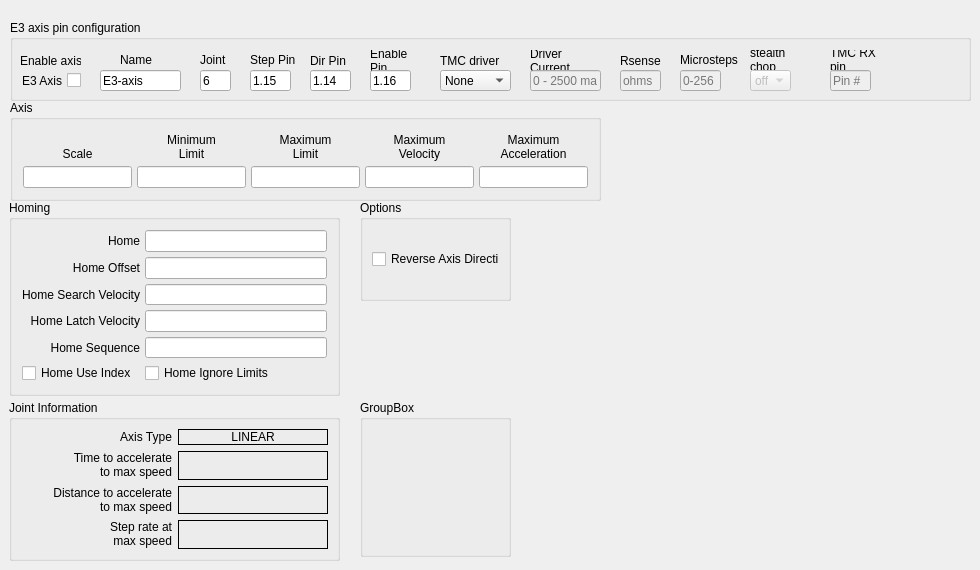
        <widget class="QWidget" name="tab_17">
         <attribute name="title">
          <string>E3 Axis</string>
         </attribute>
         <widget class="QGroupBox" name="jointAxisGroup_6">
          <property name="geometry">
           <rect>
            <x>10</x>
            <y>100</y>
            <width>591</width>
            <height>101</height>
           </rect>
          </property>
          <property name="sizePolicy">
           <sizepolicy hsizetype="Preferred" vsizetype="Preferred">
            <horstretch>0</horstretch>
            <verstretch>0</verstretch>
           </sizepolicy>
          </property>
          <property name="styleSheet">
           <string notr="true"/>
          </property>
          <property name="title">
           <string>Axis</string>
          </property>
          <layout class="QGridLayout" name="gridLayout_18">
           <property name="leftMargin">
            <number>10</number>
           </property>
           <property name="topMargin">
            <number>10</number>
           </property>
           <property name="rightMargin">
            <number>10</number>
           </property>
           <property name="bottomMargin">
            <number>10</number>
           </property>
           <property name="spacing">
            <number>5</number>
           </property>
           <item row="0" column="0">
            <widget class="QLabel" name="label_148">
             <property name="text">
              <string>Scale</string>
             </property>
             <property name="alignment">
              <set>Qt::AlignBottom|Qt::AlignHCenter</set>
             </property>
            </widget>
           </item>
           <item row="0" column="2">
            <widget class="QLabel" name="label_149">
             <property name="text">
              <string>Minimum
Limit</string>
             </property>
             <property name="alignment">
              <set>Qt::AlignBottom|Qt::AlignHCenter</set>
             </property>
             <property name="wordWrap">
              <bool>true</bool>
             </property>
            </widget>
           </item>
           <item row="0" column="3">
            <widget class="QLabel" name="label_150">
             <property name="text">
              <string>Maximum
Limit</string>
             </property>
             <property name="textFormat">
              <enum>Qt::AutoText</enum>
             </property>
             <property name="alignment">
              <set>Qt::AlignBottom|Qt::AlignHCenter</set>
             </property>
             <property name="wordWrap">
              <bool>true</bool>
             </property>
            </widget>
           </item>
           <item row="1" column="2">
            <widget class="QLineEdit" name="minLimit_7">
             <property name="alignment">
              <set>Qt::AlignRight|Qt::AlignTrailing|Qt::AlignVCenter</set>
             </property>
            </widget>
           </item>
           <item row="1" column="3">
            <widget class="QLineEdit" name="maxLimit_7">
             <property name="alignment">
              <set>Qt::AlignRight|Qt::AlignTrailing|Qt::AlignVCenter</set>
             </property>
            </widget>
           </item>
           <item row="0" column="4">
            <widget class="QLabel" name="label_151">
             <property name="text">
              <string>Maximum
Velocity</string>
             </property>
             <property name="alignment">
              <set>Qt::AlignBottom|Qt::AlignHCenter</set>
             </property>
             <property name="wordWrap">
              <bool>true</bool>
             </property>
            </widget>
           </item>
           <item row="1" column="4">
            <widget class="QLineEdit" name="maxVelocity_7">
             <property name="alignment">
              <set>Qt::AlignRight|Qt::AlignTrailing|Qt::AlignVCenter</set>
             </property>
            </widget>
           </item>
           <item row="0" column="5">
            <widget class="QLabel" name="label_152">
             <property name="text">
              <string>Maximum
Acceleration</string>
             </property>
             <property name="alignment">
              <set>Qt::AlignBottom|Qt::AlignHCenter</set>
             </property>
             <property name="wordWrap">
              <bool>true</bool>
             </property>
            </widget>
           </item>
           <item row="1" column="0">
            <widget class="QLineEdit" name="scale_7"/>
           </item>
           <item row="1" column="5">
            <widget class="QLineEdit" name="maxAccel_7">
             <property name="alignment">
              <set>Qt::AlignRight|Qt::AlignTrailing|Qt::AlignVCenter</set>
             </property>
            </widget>
           </item>
          </layout>
         </widget>
         <widget class="QGroupBox" name="groupBox_9">
          <property name="geometry">
           <rect>
            <x>9</x>
            <y>200</y>
            <width>331</width>
            <height>196</height>
           </rect>
          </property>
          <property name="styleSheet">
           <string notr="true"/>
          </property>
          <property name="title">
           <string>Homing</string>
          </property>
          <layout class="QGridLayout" name="gridLayout_17">
           <property name="leftMargin">
            <number>10</number>
           </property>
           <property name="topMargin">
            <number>10</number>
           </property>
           <property name="rightMargin">
            <number>10</number>
           </property>
           <property name="bottomMargin">
            <number>10</number>
           </property>
           <property name="spacing">
            <number>5</number>
           </property>
           <item row="0" column="0">
            <widget class="QLabel" name="label_153">
             <property name="text">
              <string>Home</string>
             </property>
             <property name="alignment">
              <set>Qt::AlignRight|Qt::AlignTrailing|Qt::AlignVCenter</set>
             </property>
            </widget>
           </item>
           <item row="0" column="1">
            <widget class="QLineEdit" name="home_7">
             <property name="toolTip">
              <string>&lt;html&gt;&lt;head/&gt;&lt;body&gt;&lt;p&gt;Home is usually set to 0&lt;/p&gt;&lt;/body&gt;&lt;/html&gt;</string>
             </property>
             <property name="alignment">
              <set>Qt::AlignRight|Qt::AlignTrailing|Qt::AlignVCenter</set>
             </property>
            </widget>
           </item>
           <item row="1" column="0">
            <widget class="QLabel" name="label_154">
             <property name="text">
              <string>Home Offset</string>
             </property>
             <property name="alignment">
              <set>Qt::AlignRight|Qt::AlignTrailing|Qt::AlignVCenter</set>
             </property>
            </widget>
           </item>
           <item row="1" column="1">
            <widget class="QLineEdit" name="homeOffset_7">
             <property name="toolTip">
              <string>&lt;html&gt;&lt;head/&gt;&lt;body&gt;&lt;p&gt;Home Offset can be used to back off of the home switch&lt;/p&gt;&lt;/body&gt;&lt;/html&gt;</string>
             </property>
             <property name="alignment">
              <set>Qt::AlignRight|Qt::AlignTrailing|Qt::AlignVCenter</set>
             </property>
            </widget>
           </item>
           <item row="2" column="0">
            <widget class="QLabel" name="label_155">
             <property name="text">
              <string>Home Search Velocity</string>
             </property>
             <property name="alignment">
              <set>Qt::AlignRight|Qt::AlignTrailing|Qt::AlignVCenter</set>
             </property>
            </widget>
           </item>
           <item row="2" column="1">
            <widget class="QLineEdit" name="homeSearchVel_7">
             <property name="toolTip">
              <string>&lt;html&gt;&lt;head/&gt;&lt;body&gt;&lt;p&gt;Search Velocity is in units per second&lt;/p&gt;&lt;/body&gt;&lt;/html&gt;</string>
             </property>
             <property name="alignment">
              <set>Qt::AlignRight|Qt::AlignTrailing|Qt::AlignVCenter</set>
             </property>
            </widget>
           </item>
           <item row="3" column="0">
            <widget class="QLabel" name="label_156">
             <property name="text">
              <string>Home Latch Velocity</string>
             </property>
             <property name="alignment">
              <set>Qt::AlignRight|Qt::AlignTrailing|Qt::AlignVCenter</set>
             </property>
            </widget>
           </item>
           <item row="3" column="1">
            <widget class="QLineEdit" name="homeLatchVel_7">
             <property name="toolTip">
              <string>&lt;html&gt;&lt;head/&gt;&lt;body&gt;&lt;p&gt;Latch Velocity is in user units per second&lt;br/&gt;usually set slower than Search Velocity&lt;/p&gt;&lt;/body&gt;&lt;/html&gt;</string>
             </property>
             <property name="alignment">
              <set>Qt::AlignRight|Qt::AlignTrailing|Qt::AlignVCenter</set>
             </property>
            </widget>
           </item>
           <item row="5" column="0">
            <widget class="QCheckBox" name="homeUseIndex_7">
             <property name="text">
              <string>Home Use Index</string>
             </property>
            </widget>
           </item>
           <item row="5" column="1">
            <widget class="QCheckBox" name="homeIgnoreLimits_7">
             <property name="text">
              <string>Home Ignore Limits</string>
             </property>
            </widget>
           </item>
           <item row="4" column="0">
            <widget class="QLabel" name="label_157">
             <property name="text">
              <string>Home Sequence</string>
             </property>
             <property name="alignment">
              <set>Qt::AlignRight|Qt::AlignTrailing|Qt::AlignVCenter</set>
             </property>
            </widget>
           </item>
           <item row="4" column="1">
            <widget class="QLineEdit" name="homeSequence_7">
             <property name="toolTip">
              <string>&lt;html&gt;&lt;head/&gt;&lt;body&gt;&lt;p&gt;Home sequences start at 0 and do not skip a number.&lt;/p&gt;&lt;p&gt;Multiple joint axis use a negative number.&lt;/p&gt;&lt;p&gt;Leave blank to home the joint manually.&lt;/p&gt;&lt;/body&gt;&lt;/html&gt;</string>
             </property>
            </widget>
           </item>
          </layout>
         </widget>
         <widget class="QGroupBox" name="gridGroupBox_10">
          <property name="geometry">
           <rect>
            <x>9</x>
            <y>400</y>
            <width>331</width>
            <height>161</height>
           </rect>
          </property>
          <property name="styleSheet">
           <string notr="true"/>
          </property>
          <property name="title">
           <string>Joint Information</string>
          </property>
          <layout class="QGridLayout" name="gridLayout_40">
           <item row="1" column="1">
            <widget class="QLabel" name="timeJoint_6">
             <property name="frameShape">
              <enum>QFrame::Box</enum>
             </property>
             <property name="text">
              <string>&lt;html&gt;&lt;head/&gt;&lt;body&gt;&lt;p align=&quot;center&quot;&gt;&lt;br/&gt;&lt;/p&gt;&lt;/body&gt;&lt;/html&gt;</string>
             </property>
            </widget>
           </item>
           <item row="1" column="0">
            <widget class="QLabel" name="label_199">
             <property name="text">
              <string>&lt;html&gt;&lt;head/&gt;&lt;body&gt;&lt;p align=&quot;right&quot;&gt;Time to accelerate&lt;br/&gt;to max speed&lt;/p&gt;&lt;/body&gt;&lt;/html&gt;</string>
             </property>
            </widget>
           </item>
           <item row="2" column="0">
            <widget class="QLabel" name="label_200">
             <property name="text">
              <string>&lt;html&gt;&lt;head/&gt;&lt;body&gt;&lt;p align=&quot;right&quot;&gt;Distance to accelerate&lt;br/&gt;to max speed&lt;/p&gt;&lt;/body&gt;&lt;/html&gt;</string>
             </property>
            </widget>
           </item>
           <item row="2" column="1">
            <widget class="QLabel" name="distanceJoint_6">
             <property name="frameShape">
              <enum>QFrame::Box</enum>
             </property>
             <property name="text">
              <string>&lt;html&gt;&lt;head/&gt;&lt;body&gt;&lt;p align=&quot;center&quot;&gt;&lt;br/&gt;&lt;/p&gt;&lt;/body&gt;&lt;/html&gt;</string>
             </property>
            </widget>
           </item>
           <item row="3" column="0">
            <widget class="QLabel" name="label_201">
             <property name="text">
              <string>&lt;html&gt;&lt;head/&gt;&lt;body&gt;&lt;p align=&quot;right&quot;&gt;Step rate at&lt;br/&gt;max speed&lt;/p&gt;&lt;/body&gt;&lt;/html&gt;</string>
             </property>
            </widget>
           </item>
           <item row="3" column="1">
            <widget class="QLabel" name="stepRateJoint_6">
             <property name="frameShape">
              <enum>QFrame::Box</enum>
             </property>
             <property name="text">
              <string>&lt;html&gt;&lt;head/&gt;&lt;body&gt;&lt;p align=&quot;center&quot;&gt;&lt;br/&gt;&lt;/p&gt;&lt;/body&gt;&lt;/html&gt;</string>
             </property>
            </widget>
           </item>
           <item row="0" column="0">
            <widget class="QLabel" name="label_158">
             <property name="text">
              <string>Axis Type</string>
             </property>
             <property name="alignment">
              <set>Qt::AlignRight|Qt::AlignTrailing|Qt::AlignVCenter</set>
             </property>
            </widget>
           </item>
           <item row="0" column="1">
            <widget class="QLabel" name="axisType_7">
             <property name="frameShape">
              <enum>QFrame::Box</enum>
             </property>
             <property name="text">
              <string>LINEAR</string>
             </property>
             <property name="alignment">
              <set>Qt::AlignCenter</set>
             </property>
            </widget>
           </item>
          </layout>
         </widget>
         <widget class="QGroupBox" name="groupBox_29">
          <property name="geometry">
           <rect>
            <x>360</x>
            <y>400</y>
            <width>151</width>
            <height>157</height>
           </rect>
          </property>
          <property name="title">
           <string>GroupBox</string>
          </property>
         </widget>
         <widget class="QGroupBox" name="groupBox_30">
          <property name="geometry">
           <rect>
            <x>360</x>
            <y>200</y>
            <width>151</width>
            <height>101</height>
           </rect>
          </property>
          <property name="title">
           <string>Options</string>
          </property>
          <layout class="QGridLayout" name="gridLayout_59">
           <item row="0" column="0">
            <widget class="QCheckBox" name="reverse_7">
             <property name="text">
              <string>Reverse Axis Direction</string>
             </property>
            </widget>
           </item>
          </layout>
         </widget>
         <widget class="QGroupBox" name="groupBox_73">
          <property name="geometry">
           <rect>
            <x>10</x>
            <y>20</y>
            <width>961</width>
            <height>81</height>
           </rect>
          </property>
          <property name="title">
           <string>E3 axis pin configuration</string>
          </property>
          <widget class="QLabel" name="label_455">
           <property name="geometry">
            <rect>
             <x>820</x>
             <y>30</y>
             <width>61</width>
             <height>20</height>
            </rect>
           </property>
           <property name="text">
            <string>TMC RX pin</string>
           </property>
           <property name="wordWrap">
            <bool>true</bool>
           </property>
          </widget>
          <widget class="QLabel" name="label_456">
           <property name="geometry">
            <rect>
             <x>240</x>
             <y>30</y>
             <width>51</width>
             <height>20</height>
            </rect>
           </property>
           <property name="text">
            <string>Step Pin</string>
           </property>
           <property name="wordWrap">
            <bool>true</bool>
           </property>
          </widget>
          <widget class="QLabel" name="label_457">
           <property name="geometry">
            <rect>
             <x>670</x>
             <y>30</y>
             <width>61</width>
             <height>20</height>
            </rect>
           </property>
           <property name="text">
            <string>Microsteps</string>
           </property>
           <property name="wordWrap">
            <bool>true</bool>
           </property>
          </widget>
          <widget class="QLabel" name="label_458">
           <property name="geometry">
            <rect>
             <x>110</x>
             <y>30</y>
             <width>41</width>
             <height>20</height>
            </rect>
           </property>
           <property name="text">
            <string>Name</string>
           </property>
          </widget>
          <widget class="QLabel" name="label_459">
           <property name="geometry">
            <rect>
             <x>300</x>
             <y>30</y>
             <width>41</width>
             <height>21</height>
            </rect>
           </property>
           <property name="text">
            <string>Dir Pin</string>
           </property>
           <property name="wordWrap">
            <bool>true</bool>
           </property>
          </widget>
          <widget class="QLabel" name="label_460">
           <property name="geometry">
            <rect>
             <x>430</x>
             <y>30</y>
             <width>61</width>
             <height>21</height>
            </rect>
           </property>
           <property name="text">
            <string>TMC driver</string>
           </property>
           <property name="wordWrap">
            <bool>true</bool>
           </property>
          </widget>
          <widget class="QLabel" name="label_461">
           <property name="geometry">
            <rect>
             <x>520</x>
             <y>30</y>
             <width>71</width>
             <height>21</height>
            </rect>
           </property>
           <property name="text">
            <string>Driver Current</string>
           </property>
           <property name="wordWrap">
            <bool>true</bool>
           </property>
          </widget>
          <widget class="QLabel" name="label_462">
           <property name="geometry">
            <rect>
             <x>610</x>
             <y>30</y>
             <width>41</width>
             <height>21</height>
            </rect>
           </property>
           <property name="text">
            <string>Rsense</string>
           </property>
           <property name="wordWrap">
            <bool>true</bool>
           </property>
          </widget>
          <widget class="QLabel" name="label_463">
           <property name="geometry">
            <rect>
             <x>10</x>
             <y>30</y>
             <width>61</width>
             <height>21</height>
            </rect>
           </property>
           <property name="text">
            <string>Enable axis</string>
           </property>
          </widget>
          <widget class="QLabel" name="label_464">
           <property name="geometry">
            <rect>
             <x>360</x>
             <y>30</y>
             <width>51</width>
             <height>21</height>
            </rect>
           </property>
           <property name="text">
            <string>Enable Pin</string>
           </property>
           <property name="wordWrap">
            <bool>true</bool>
           </property>
          </widget>
          <widget class="QLabel" name="label_465">
           <property name="geometry">
            <rect>
             <x>740</x>
             <y>30</y>
             <width>61</width>
             <height>20</height>
            </rect>
           </property>
           <property name="text">
            <string>stealth chop</string>
           </property>
           <property name="wordWrap">
            <bool>true</bool>
           </property>
          </widget>
          <widget class="QLabel" name="label_466">
           <property name="geometry">
            <rect>
             <x>190</x>
             <y>30</y>
             <width>31</width>
             <height>20</height>
            </rect>
           </property>
           <property name="text">
            <string>Joint</string>
           </property>
          </widget>
          <widget class="QCheckBox" name="e3axis">
           <property name="geometry">
            <rect>
             <x>0</x>
             <y>50</y>
             <width>71</width>
             <height>21</height>
            </rect>
           </property>
           <property name="layoutDirection">
            <enum>Qt::RightToLeft</enum>
           </property>
           <property name="text">
            <string>E3 Axis</string>
           </property>
          </widget>
          <widget class="QLineEdit" name="e3axismicrostep">
           <property name="enabled">
            <bool>false</bool>
           </property>
           <property name="geometry">
            <rect>
             <x>670</x>
             <y>50</y>
             <width>41</width>
             <height>21</height>
            </rect>
           </property>
           <property name="text">
            <string/>
           </property>
           <property name="placeholderText">
            <string>0-256</string>
           </property>
          </widget>
          <widget class="QLineEdit" name="e3axisjoint">
           <property name="geometry">
            <rect>
             <x>190</x>
             <y>50</y>
             <width>31</width>
             <height>21</height>
            </rect>
           </property>
           <property name="text">
            <string>6</string>
           </property>
           <property name="placeholderText">
            <string>0-4</string>
           </property>
          </widget>
          <widget class="QLineEdit" name="e3axisenable">
           <property name="geometry">
            <rect>
             <x>360</x>
             <y>50</y>
             <width>41</width>
             <height>21</height>
            </rect>
           </property>
           <property name="text">
            <string>1.16</string>
           </property>
           <property name="placeholderText">
            <string>Pin#</string>
           </property>
          </widget>
          <widget class="QLineEdit" name="e3axistxt">
           <property name="geometry">
            <rect>
             <x>90</x>
             <y>50</y>
             <width>81</width>
             <height>21</height>
            </rect>
           </property>
           <property name="text">
            <string>E3-axis</string>
           </property>
           <property name="placeholderText">
            <string>comment</string>
           </property>
          </widget>
          <widget class="QLineEdit" name="e3axisstep">
           <property name="geometry">
            <rect>
             <x>240</x>
             <y>50</y>
             <width>41</width>
             <height>21</height>
            </rect>
           </property>
           <property name="text">
            <string>1.15</string>
           </property>
           <property name="placeholderText">
            <string>Pin#</string>
           </property>
          </widget>
          <widget class="QLineEdit" name="e3axiscursense">
           <property name="enabled">
            <bool>false</bool>
           </property>
           <property name="geometry">
            <rect>
             <x>610</x>
             <y>50</y>
             <width>41</width>
             <height>21</height>
            </rect>
           </property>
           <property name="text">
            <string/>
           </property>
           <property name="placeholderText">
            <string>ohms</string>
           </property>
          </widget>
          <widget class="QLineEdit" name="e3axiscur">
           <property name="enabled">
            <bool>false</bool>
           </property>
           <property name="geometry">
            <rect>
             <x>520</x>
             <y>50</y>
             <width>71</width>
             <height>21</height>
            </rect>
           </property>
           <property name="text">
            <string/>
           </property>
           <property name="placeholderText">
            <string>0 - 2500 ma</string>
           </property>
          </widget>
          <widget class="QComboBox" name="e3axisstealthcop">
           <property name="enabled">
            <bool>false</bool>
           </property>
           <property name="geometry">
            <rect>
             <x>740</x>
             <y>50</y>
             <width>41</width>
             <height>21</height>
            </rect>
           </property>
           <item>
            <property name="text">
             <string>off</string>
            </property>
           </item>
           <item>
            <property name="text">
             <string>on</string>
            </property>
           </item>
          </widget>
          <widget class="QLineEdit" name="e3axisrxpin">
           <property name="enabled">
            <bool>false</bool>
           </property>
           <property name="geometry">
            <rect>
             <x>820</x>
             <y>50</y>
             <width>41</width>
             <height>21</height>
            </rect>
           </property>
           <property name="text">
            <string/>
           </property>
           <property name="placeholderText">
            <string>Pin #</string>
           </property>
          </widget>
          <widget class="QLineEdit" name="e3axisdir">
           <property name="geometry">
            <rect>
             <x>300</x>
             <y>50</y>
             <width>41</width>
             <height>21</height>
            </rect>
           </property>
           <property name="text">
            <string>1.14</string>
           </property>
           <property name="placeholderText">
            <string>Pin#</string>
           </property>
          </widget>
          <widget class="QComboBox" name="e3axistmc">
           <property name="geometry">
            <rect>
             <x>430</x>
             <y>50</y>
             <width>71</width>
             <height>21</height>
            </rect>
           </property>
           <item>
            <property name="text">
             <string>None</string>
            </property>
           </item>
           <item>
            <property name="text">
             <string>TMC2208</string>
            </property>
           </item>
           <item>
            <property name="text">
             <string>TMC2209</string>
            </property>
           </item>
          </widget>
         </widget>
        </widget>
